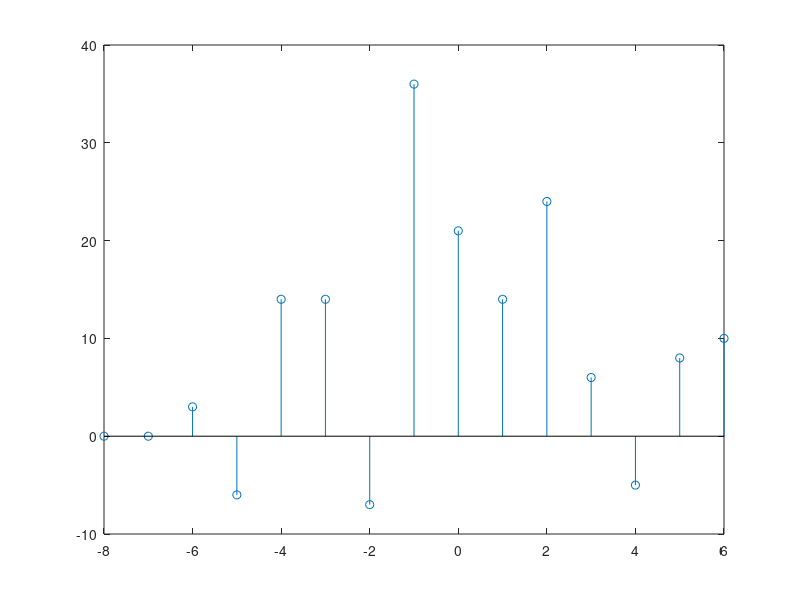
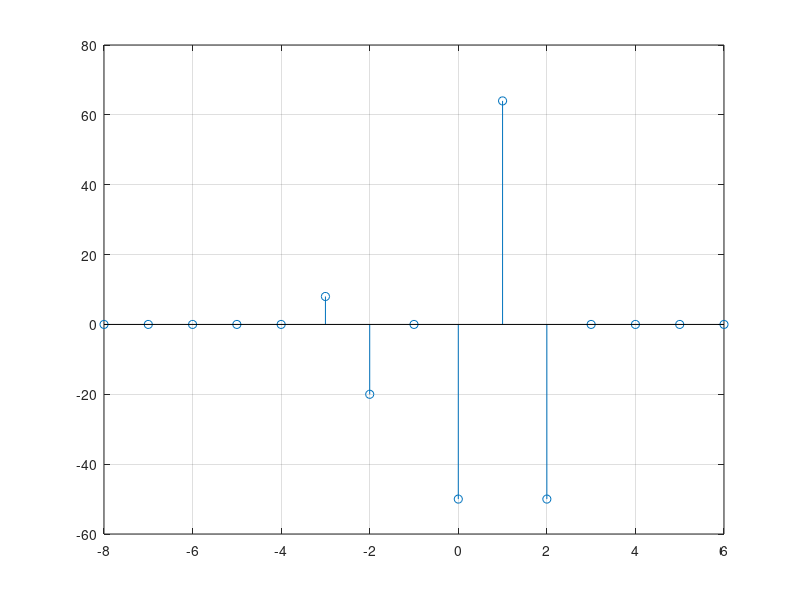
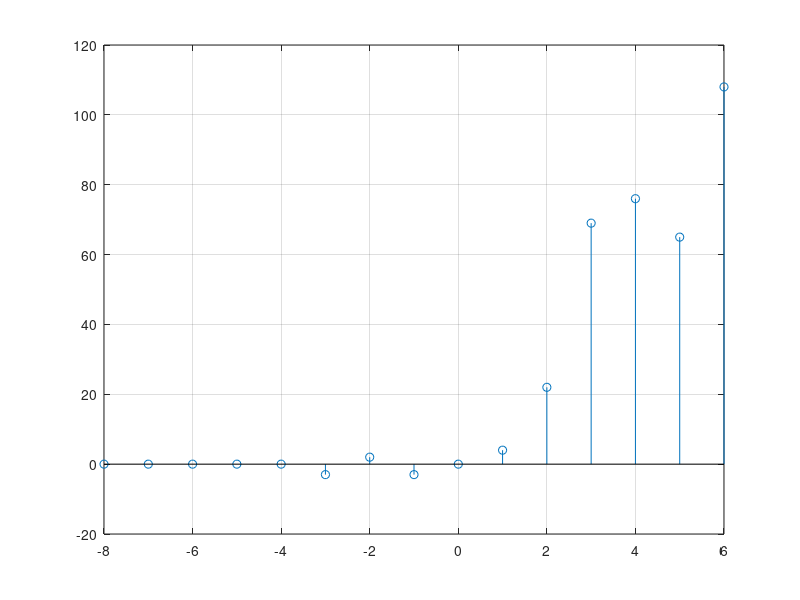

MATLAB code to generate these figures, in order:
clc

x=[0,0,0,0,1,-2,4,6,-5,8,10,0,0,0,0];  %define the sequence
n=linspace(-8,6,15);

x11=3*[ x(3:end) zeros(1,2)];
x12=[zeros(1,4) x(1:end-4)];
x13=2*x;
figure;
y1=x11+x12+x13;
stem(n,y1);


x21=[x(5:end) zeros(1,4)];      %x(n+4) shiftingleft by 4 units 
x22= [zeros(1,1) x(1:end-1)];   %x(n-1) shifting right by one unit
xtemp= [x(3:end) zeros(1,2)];  %x(2-n)shifthing right by 2unit then reflect
x23= [ zeros(1,2) xtemp(end:-1:3)]; 

y2=(x21.*x22)+(x23.*x);
figure;
stem(n,y2);
grid on;
figure;
y3=n.*[zeros(1,1) x(1:end-1)] + n.*[zeros(1,2) x(1:end-2)]+ n.*[zeros(1,3) x(1:end-3)] + n.*[zeros(1,4) x(1:end-4)] +n.*[zeros(1,5) x(1:end-5)];
stem(n,y3);
grid on;
